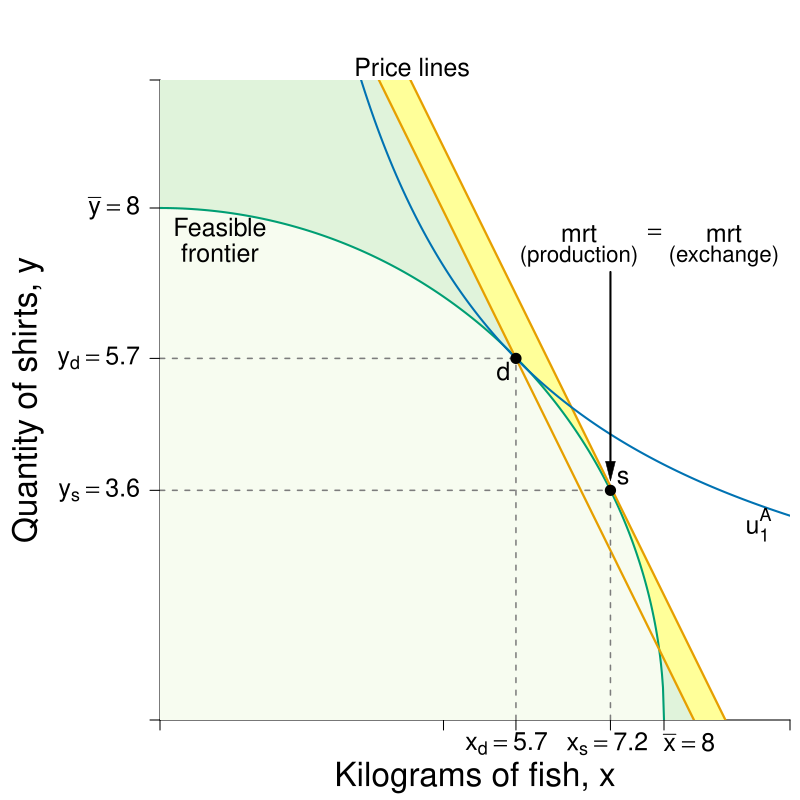

Write the R code that produced this figure.
#Graph Designer: Simon Halliday
#Authors: Bowles, Foley and Halliday
#Title: Coordination, Conflict and Competition: A Text in Microeconomics

require(shape)
pdf(file = "specprodexch/ppf_dos_indiff_a.pdf", width = 8, height = 8)

#Set parameters for graphics
pointsize <- 1.8
axislabelsize <- 2
labelsize <- 1.5
namesize <- 1.8
annotatesize <- 1.5
graphlinewidth <- 2
segmentlinewidth <- 1.5

COL <- c("#7fc97f", "#beaed4", "#fdc086", "#ffff99", "#386cb0", "#f0027f", "#bf5b17", "#666666")
COLA <- c("#e0f3db", "#99d8c9","#66c2a4","#41ae76", "#238b45", "#005824")
COLB <- c("#4eb3d3", "#2b8cbe", "#0868ac","#084081")
grays <- gray.colors(25, start = 1, end = 0)
CBCols <- c("#009E73","#0072B2","#E69F00","#CC79A7", "#F0E442")

#Edited the margins to cater for the larger LHS labels
par(mar =  c(4, 8, 4, 0.5))

#Change this to make it log of l 

# ppf <- function(l, k = 0.5) {
#   k * (1/l)
# }

ppf <- function(x, k = 0.1, maxy = 8, alpha = 2) {
  maxy - k*x^alpha 
}

ppf2 <- function(x, yint = 64){
  sqrt(yint - (x)^2)
}

uFn <- function(x, y, alpha = 0.5){
  (x^alpha)*(y^(1-alpha))
}

bcA <- function(x, w = 8, p = 2) {
  w - p*x
}


xlims <- c(0, 10)
ylims <- c(0, 10)

npts <- 501 
x <- seq(xlims[1], xlims[2], length.out = npts)
y <- seq(ylims[1], ylims[2], length.out = npts) 
a <- c(5.65)

plot(0, 0, xlim = xlims, ylim = ylims, type = "n",
     xlab = expression(paste("")),
     ylab = expression(paste("")), 
     xaxt = "n", 
     yaxt = "n", 
     cex.lab = axislabelsize, 
     bty = "n", 
     xaxs="i", 
     yaxs="i"
)


# ticksy <- seq(from = 0, to = ylims[2], by = 1)
# ylabels <- seq(from = 0, to = ylims[2], by = 1)
# ticksx <- seq(from = 0, to = xlims[2], by = 1)
# xlabels <- seq(from = 0, to = xlims[2], by = 1)
ticksy <- c(ylims[1], ppf2(x = 7.15), 5.65,  8, ylims[2])
ylabels <- c(NA,  expression(paste(y[s]) == 3.6), expression(paste(y[d]) == 5.7),  expression(paste(bar(y) == 8)), NA)
ticksx <- c(xlims[1], 4.5, 5.65, 7.15, 8, xlims[2])
xlabels <- c(NA,NA, expression(paste(x[d] == 5.7)), expression(paste(x[s] == 7.2)), expression(paste(bar(x) == 8)), NA)


axis(1, at = ticksx, pos = 0, labels = FALSE, cex.axis = labelsize)
axis(2, at = ticksy, pos = 0, labels = ylabels, las = 1, cex.axis = labelsize)

text(x = c(xlims[1], 3.8, 5.5, 7.1, 8.4, xlims[2]), par("usr")[3] - 0.1, labels = xlabels, srt = 0, pos = 1, xpd = TRUE, cex = labelsize)

npts <- 500 
xx1 <- seq(xlims[1], xlims[2], length.out = npts)
xx2 <- seq(0, 8, length.out = npts)
xx3 <- seq(xlims[1], 0, length.out = npts)
xx4 <- seq(-11, 0, length.out = npts)


#Draw the polygon for shading the feasible set
xpoly2 <- c(0, 17.95/2, 0, 0)
ypoly2 <- c(0, 0, 17.95, 0)
polygon(x = xpoly2, y = ypoly2, col=COLA[1], density=NULL, border = NA)

#Draw the polygon for shading the improvement 
xpoly2 <- c(16.95/2, 17.95/2, 0, 0)
ypoly2 <- c(0, 0, 17.95, 16.95)
polygon(x = xpoly2, y = ypoly2, col=COL[4], density=NULL, border = NA)

#Draw the polygon for shading the feasible set
xpoly1 <- seq(from = xlims[1], to = 8, length.out = 500)
ypoly1 <- ppf2(xpoly1, yint = 64)
polygon(x = c(xpoly1, rev(xpoly1[1])), y = c(ypoly1, rev(ypoly1)[1]), col="#f7fcf0", density=NULL, border = NA)



#Draw the graphs
#lines(xx1, ppf(xx1, k = 0.1, maxy = 8, alpha = 2), col = COLA[5], lwd = graphlinewidth)
lines(xx2, ppf2(xx2, yint = 64), col = CBCols[1], lwd = graphlinewidth)
lines(xx1, bcA(xx1, w = 17.95, p = 2), col = CBCols[3], lwd = graphlinewidth + 0.2)
lines(xx1, bcA(xx1, w = 16.95, p = 2), col = CBCols[3], lwd = graphlinewidth + 0.2)


#Label the feasible frontier
text(0.95, 7.7, expression("Feasible"), cex = labelsize)
text(0.95, 7.3, expression("frontier"), cex = labelsize)
#text(0.95, 6.8, expression("frontier"), cex = labelsize)
#text(2.2, 0.5, expression("(production possibilities frontier)"), cex = labelsize)


#Arrows(3.35, 0.95, 7.7, 0.95, col = "black", lty = 1, lwd = 2, arr.type = "triangle", arr.lwd = 0.5)

#Label the exchange constraint
# text(8.5, 6.5, expression("Price line"), cex = labelsize)
# text(8.5, 6.1, expression("(feasible frontier)"), cex = labelsize)
# Arrows(8.5, 6, 8.5, 1.25, col = "black", lty = 1, lwd = 2, arr.type = "triangle", arr.lwd = 0.5)
text(4, 10.2, expression("Price lines"), cex = labelsize, xpd = TRUE)
#text(4, 10.6, expression("(feasible frontier with"), cex = labelsize, xpd = TRUE)
#text(4, 10.2, expression("production at d & s and exchange)"), cex = labelsize, xpd = TRUE)
#Arrows(8.5, 6, 8.5, 1.25, col = "black", lty = 1, lwd = 2, arr.type = "triangle", arr.lwd = 0.5)


contour(x, y, 
        outer(x, y, uFn),
        drawlabels = FALSE,
        col = CBCols[2],
        lwd = graphlinewidth,
        levels = a, 
        xaxs="i", 
        yaxs="i", 
        add = TRUE)

#Axis labels
#mtext(expression(paste("Kilograms of fish kilograms, ", x)), side = 1, line = 2.5, cex = axislabelsize)
text(0.5*xlims[2], -0.9, expression(paste("Kilograms of fish, ", x)), xpd = TRUE, cex = axislabelsize) 
text(-2.1, 5, expression(paste("Quantity of shirts, ", y)), xpd = TRUE, cex = axislabelsize, srt = 90) 

#Annotate max u point on feasibility frontier
text(5.45, 5.45, expression(paste(d)), cex = labelsize)
segments(0, 5.65, 5.65, 5.65, lty = 2, col = grays[20], lwd = segmentlinewidth)
segments(5.65, 0, 5.65, 5.65, lty = 2, col = grays[20], lwd = segmentlinewidth)
points(5.65, 5.65, pch = 16, col = "black", cex = 1.5)

#Point of tangency between exchange budget and ppf
text(7.35, ppf2(x = 7.15) +.2, expression(s), cex = labelsize)
segments(0, ppf2(x = 7.15), 7.15, ppf2(x = 7.15), lty = 2, col = grays[20], lwd = segmentlinewidth)
segments(7.15, 0, 7.15, ppf2(x = 7.15), lty = 2, col = grays[20], lwd = segmentlinewidth)
points(7.15, ppf2(x = 7.15), pch = 16, col = "black", cex = 1.5)

#Add mrt = mrt at s
text(7.15 - 0.5, 7 + 0.6, expression(paste(mrt)), cex = labelsize)
text(7.15 + 0.7, 7 + 0.6, expression(paste(phantom() == phantom())), cex = labelsize)
text(7.15 + 1.8, 7 + 0.6, expression(paste(mrt)), cex = labelsize)
text(7.15 - 0.5, 7 + 0.25, expression(paste("(production)")), cex = labelsize - 0.2)
text(7.15 + 1.8, 7 + 0.25, expression(paste("(exchange)")), cex = labelsize - 0.2)
Arrows(7.15, 7, 
       7.15, ppf2(x = 7.15) + 0.3, 
       col = "black", lty = 1, lwd = 2, 
       arr.type = "triangle", arr.lwd = 0.5)

#Point of tangency between exchange budget and indiff curve 3
# text(4.7, bcA(x = 4.5, w = 18, p = 2) +.2, expression(e), cex = labelsize)
# segments(0, bcA(x = 4.5, w = 18, p = 2), 4.5, bcA(x = 4.5, w = 18, p = 2), lty = 2, col = grays[20], lwd = segmentlinewidth)
# segments(4.5, 0, 4.5, bcA(x = 4.5, w = 18, p = 2), lty = 2, col = grays[20], lwd = segmentlinewidth)
# points(4.5, bcA(x = 4.5, w = 18, p = 2), pch = 16, col = "black", cex = 1.5)


#Add mrs = mrt at e
# text(7.7, bcA(x = 4.5, w = 18, p = 2), expression(paste(mrs == mrt, " (exchange)")), cex = labelsize)
# #text(6.8, bcA(x = 4.5, w = 18, p = 2) - 0.2, expression(paste("(exchange)")), cex = labelsize)
# Arrows(5.8, bcA(x = 4.5, w = 18, p = 2), 
#        4.8, bcA(x = 4.5, w = 18, p = 2), 
#        col = "black", lty = 1, lwd = 2, 
#        arr.type = "triangle", arr.lwd = 0.5)


#Label the indifference curves
#text(9.5, 1.25, expression(u[1]^A), cex = labelsize)
text(9.5, 3.05, expression(u[1]^A), cex = labelsize)
# text(9.5, 3.9, expression(u[3]^A), cex = labelsize)

dev.off()
